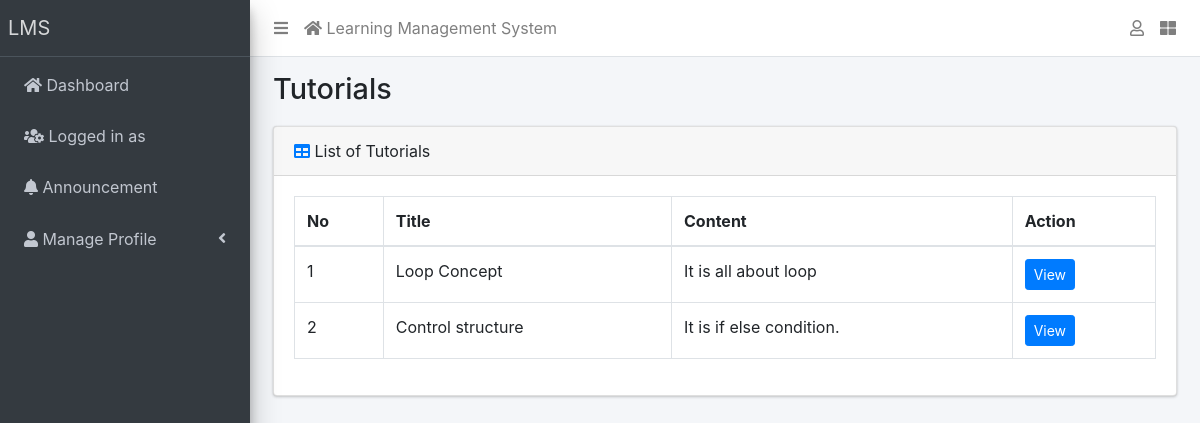
The app's page /tutorials/ with its own data.
### e_learn/models.py (models this page shows, shortened)
class Tutorial(models.Model):
    user = models.ForeignKey(User, on_delete=models.CASCADE)
    course = models.ForeignKey(Course, on_delete=models.CASCADE)
    title = models.CharField(_("Title"), max_length=155)
    content = models.TextField(_("Content"), max_length=155)
    video = EmbedVideoField(blank=True, null=True)
    created_on = models.DateTimeField(auto_now_add=True)
    updated_on = models.DateTimeField(auto_now=True)
    class Meta:
        verbose_name = 'Tutorial'
        verbose_name_plural = 'Tutorials'

### e_learn/views.py (the view)
# urls.py: path('tutorials/', views.TutoialList.as_view(), name='tutorial_list'),
class TutoialList(View):
    def get(self, request):
        tutorials =  Tutorial.objects.all()
        context = {
            'tutorials' : tutorials
        }
        return render(request, 'e_learn/instructor/tutorials_list.html', context)

### e_learn/templates/e_learn/instructor/tutorials_list.html (shortened to what this page needs)
{% extends 'e_learn/base.html' %}
{% block title %}Tutorials{% endblock title %}
{% block card_header %}
    <div class="card-header">
        <div>
            <i class="fas fa-table text-primary"></i>
            List of Tutorials
        </div>
    </div>
{% endblock card_header %}
{% block content %}
<div class="table-responsive">
    <table class="table table-bordered" id="dataTable" width="100%" cellspacing="0">
        <thead>
        <tr>
            <th>No</th>
            <th>Title</th>
            <th>Content</th>
            <th>Action</th>
        </tr>
        </thead>
        <tbody>
            {% for tut in tutorials %}
                <tr>
                    <td>{{forloop.counter}}</td>
                    <td>{{tut.title}}</td>
                    <td>{{tut.content}}</td>
                    <td>
                        <a href="{% url 'tutorial_details' tut.id %}" class="btn btn-primary btn-sm">View</a>
                    </td>
                </tr>
            {% endfor %}
        </tbody>
    </table>
</div>
{% endblock content %}

### records on screen
Tutorial: title "Loop Concept", content "It is all about loop"
Tutorial: title "Control structure", content "It is if else condition."

### other values on screen
{{ school_name | default:"LMS" }} "LMS"
